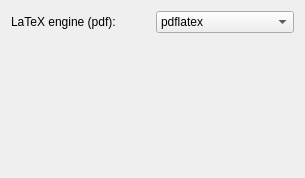
<?xml version="1.0" encoding="UTF-8"?>
<ui version="4.0">
 <class>Form</class>
 <widget class="QWidget" name="Form">
  <property name="geometry">
   <rect>
    <x>0</x>
    <y>0</y>
    <width>305</width>
    <height>178</height>
   </rect>
  </property>
  <property name="windowTitle">
   <string>Form</string>
  </property>
  <layout class="QGridLayout" name="gridLayout">
   <item row="9" column="0">
    <spacer name="verticalSpacer">
     <property name="orientation">
      <enum>Qt::Vertical</enum>
     </property>
     <property name="sizeHint" stdset="0">
      <size>
       <width>20</width>
       <height>20</height>
      </size>
     </property>
    </spacer>
   </item>
   <item row="0" column="0">
    <layout class="QHBoxLayout" name="horizontalLayout">
     <item>
      <widget class="QLabel" name="label_2">
       <property name="text">
        <string>LaTeX engine (pdf):</string>
       </property>
      </widget>
     </item>
     <item>
      <widget class="QComboBox" name="INPUT_ltxengine">
       <property name="palette">
        <palette>
         <active>
          <colorrole role="Text">
           <brush brushstyle="SolidPattern">
            <color alpha="255">
             <red>139</red>
             <green>57</green>
             <blue>29</blue>
            </color>
           </brush>
          </colorrole>
         </active>
         <inactive>
          <colorrole role="Text">
           <brush brushstyle="SolidPattern">
            <color alpha="255">
             <red>139</red>
             <green>57</green>
             <blue>29</blue>
            </color>
           </brush>
          </colorrole>
         </inactive>
         <disabled>
          <colorrole role="Text">
           <brush brushstyle="SolidPattern">
            <color alpha="255">
             <red>127</red>
             <green>127</green>
             <blue>127</blue>
            </color>
           </brush>
          </colorrole>
         </disabled>
        </palette>
       </property>
       <item>
        <property name="text">
         <string>pdflatex</string>
        </property>
       </item>
       <item>
        <property name="text">
         <string>xelatex</string>
        </property>
       </item>
       <item>
        <property name="text">
         <string>lualatex</string>
        </property>
       </item>
      </widget>
     </item>
    </layout>
   </item>
  </layout>
 </widget>
 <resources/>
 <connections/>
</ui>
